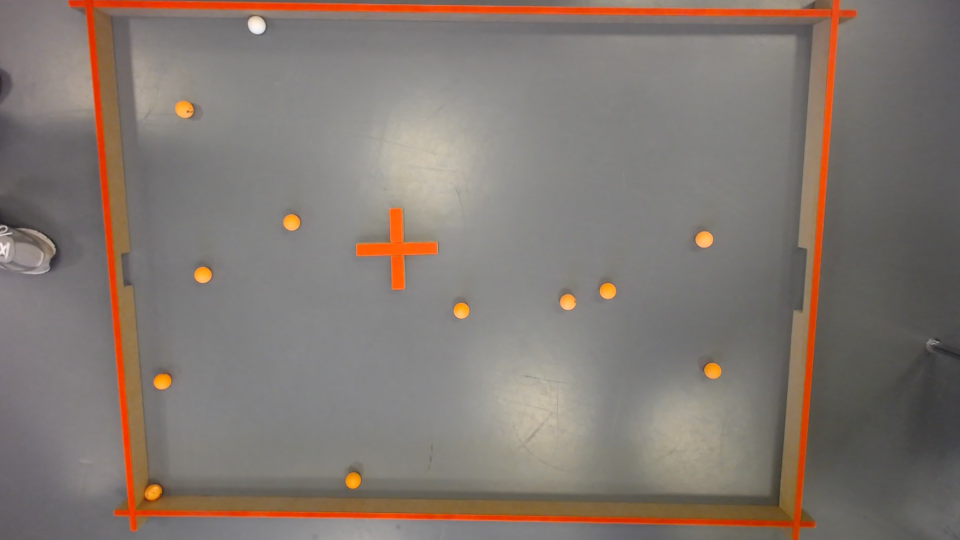
#> input picture Bane_undistorted.png, 1920 x 1080 px (shown at 1/2 size)
$ python color_quantization_detector.py
#> lines starting #> are read from the running program, lines starting #| are printed output that depends on the picture
#!/usr/bin/env python3
"""Interactive LAB-based color quantization calibration and detection tool."""

from __future__ import annotations

import sys
import time
from dataclasses import dataclass
from pathlib import Path

import cv2
import numpy as np


REPO_ROOT = Path(__file__).resolve().parents[1]
if str(REPO_ROOT) not in sys.path:
    sys.path.insert(0, str(REPO_ROOT))

from camera.imageprocessing import undistort_with_calibration


USE_LIVE_FEED = False
INPUT_IMAGE = REPO_ROOT / "Bane_undistorted.png"
CALIBRATION_FILE = REPO_ROOT / "calibration_data.npz"
CAMERA_INDEX = 0
WINDOW_NAME = "Color Quantization Detector"
MASK_WINDOW_NAME = "Color Masks"
CONTROLS_WINDOW_NAME = "Controls"
KMEANS_ATTEMPTS = 5
KMEANS_MAX_ITER = 30
KMEANS_EPSILON = 1.0
MEDIAN_BLUR_SIZE = 5
BALL_MAX_AREA = 8000.0
BALL_MAX_ASPECT_RATIO_DELTA = 0.2
USE_GENERAL_RED_MASK_FOR_RAW_IMGS = True
CROSS_MIN_AREA = 120.0
CROSS_MAX_AREA = 50000.0
CROSS_MIN_SOLIDITY = 0.2
SCHEMATIC_BALL_RADIUS = 12
LAB_A_NEUTRAL = 128.0
DEFAULT_EDGE_TOL = 35
RED_BORDER_AREA_THRESHOLD = 5000.0
RED_CROSS_MAX_AREA = 5000.0
RED_CROSS_MIN_ASPECT_RATIO = 0.5
RED_CROSS_MAX_ASPECT_RATIO = 2.0

DEFAULT_K = 8
DEFAULT_TOLERANCE = 15
DEFAULT_MIN_CIRCULARITY = 75
DEFAULT_MIN_AREA = 20
MAX_K = 15

CLASS_ORDER = ("white", "orange", "red", "floor")
CLASS_KEYS = {
    ord("w"): "white",
    ord("o"): "orange",
    ord("r"): "red",
    ord("f"): "floor",
}
DISPLAY_COLORS = {
    "white": (220, 220, 220),
    "orange": (0, 140, 255),
    "red": (20, 34, 207),
    "floor": (136, 136, 136),
}
TARGET_COLORS_RGB = {
    "white": "D3D4CF",
    "orange": "F88E05",
    "red": "CF2214",
    "floor": "888888",
}


@dataclass(frozen=True)
class Detection:
    label: str
    center: tuple[int, int]
    contour: np.ndarray
    area: float
    circularity: float


@dataclass
class AppState:
    active_class: str
    target_labs: dict[str, np.ndarray]
    current_frame: np.ndarray | None = None
    cached_k: int = -1
    cached_quantized: np.ndarray | None = None
    cached_label_map: np.ndarray | None = None
    cached_centers_bgr: np.ndarray | None = None
    cached_centers_lab: np.ndarray | None = None


def hex_rgb_to_bgr(hex_code: str) -> np.ndarray:
    clean = hex_code[:6]
    rgb = np.array(
        [int(clean[0:2], 16), int(clean[2:4], 16), int(clean[4:6], 16)],
        dtype=np.float32,
    )
    return rgb[::-1]


def bgr_array_to_lab(colors_bgr: np.ndarray) -> np.ndarray:
    colors_uint8 = np.clip(colors_bgr, 0, 255).astype(np.uint8).reshape((-1, 1, 3))
    return cv2.cvtColor(colors_uint8, cv2.COLOR_BGR2LAB).reshape((-1, 3)).astype(np.float32)


def build_default_targets() -> dict[str, np.ndarray]:
    targets: dict[str, np.ndarray] = {}
    for label, hex_code in TARGET_COLORS_RGB.items():
        bgr = hex_rgb_to_bgr(hex_code).reshape((1, 3))
        targets[label] = bgr_array_to_lab(bgr)[0]
#> in load_static_image, image is the input picture: shape (1080, 1920, 3); mean B, G, R 113.2, 120.1, 130.1
    return targets


def noop(_value: int) -> None:
    return None


def clamp_k_value(raw_value: int) -> int:
    return max(2, min(MAX_K, raw_value))


def quantize_image(image: np.ndarray, k_clusters: int) -> tuple[np.ndarray, np.ndarray, np.ndarray, np.ndarray]:
#> called with k_clusters = 8
    blurred = cv2.medianBlur(image, MEDIAN_BLUR_SIZE)
    samples = blurred.reshape((-1, 3)).astype(np.float32)
    criteria = (
        cv2.TERM_CRITERIA_EPS + cv2.TERM_CRITERIA_MAX_ITER,
        KMEANS_MAX_ITER,
        KMEANS_EPSILON,
    )
    _compactness, labels, centers = cv2.kmeans(
        samples,
        k_clusters,
        None,
        criteria,
        KMEANS_ATTEMPTS,
        cv2.KMEANS_PP_CENTERS,
    )
#> centers = [[135.7, 139, 141.1], [103.6, 105.2, 108.5], [12.34, 69.97, 222], [123.7, 125.5, 128.5], [80.01, 83.64, 85.78], [156.5, 167.4, 172.7], [62.93, 142, 230.5], [64.76, 101.7, 138.9]]

    centers = np.clip(centers, 0, 255).astype(np.uint8)
#> centers = [[135, 138, 141], [103, 105, 108], [12, 69, 222], [123, 125, 128], [80, 83, 85], [156, 167, 172], [62, 142, 230], [64, 101, 138]]
    quantized = centers[labels.flatten()].reshape(image.shape)
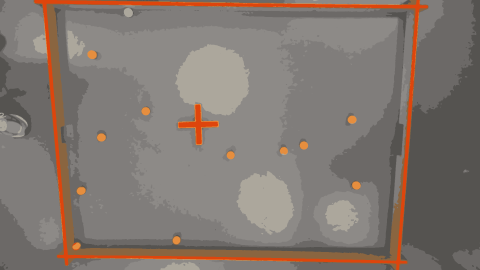
#> quantized: shape (1080, 1920, 3) (shown at 1/4 size); mean B, G, R 112.6, 119.5, 129.7
    label_map = labels.reshape(image.shape[:2])
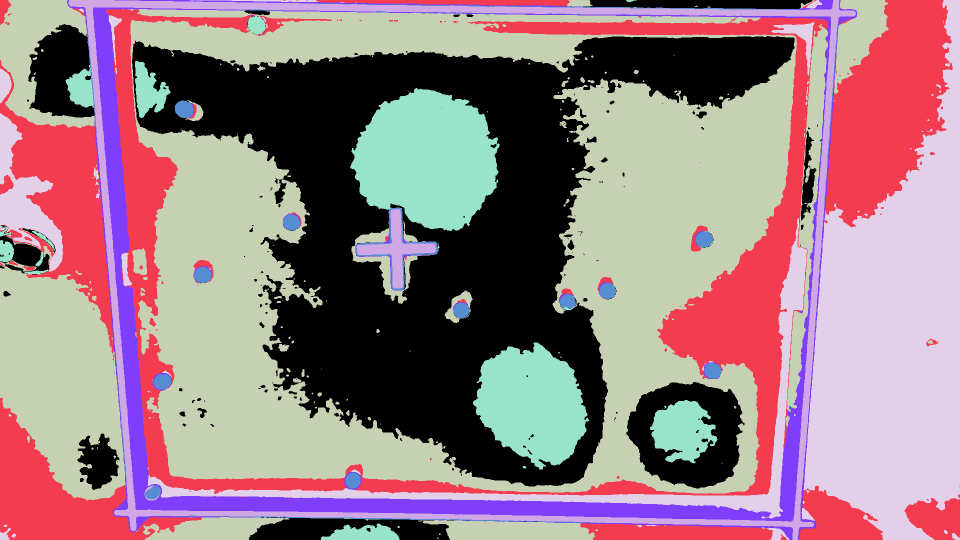
#> label_map: shape (1080, 1920) int32 (shown at 1/2 size); 8 distinct labels, from 0 to 7; one colour per label, 0 black
    centers_lab = bgr_array_to_lab(centers.astype(np.float32))
#> centers_lab = [[147, 128, 130], [114, 129, 129], [132, 185, 188], [134, 129, 130], [90, 128, 130], [175, 128, 134], [171, 155, 183], [117, 138, 155]]
#> (the rest of the program and of its run is left out)
